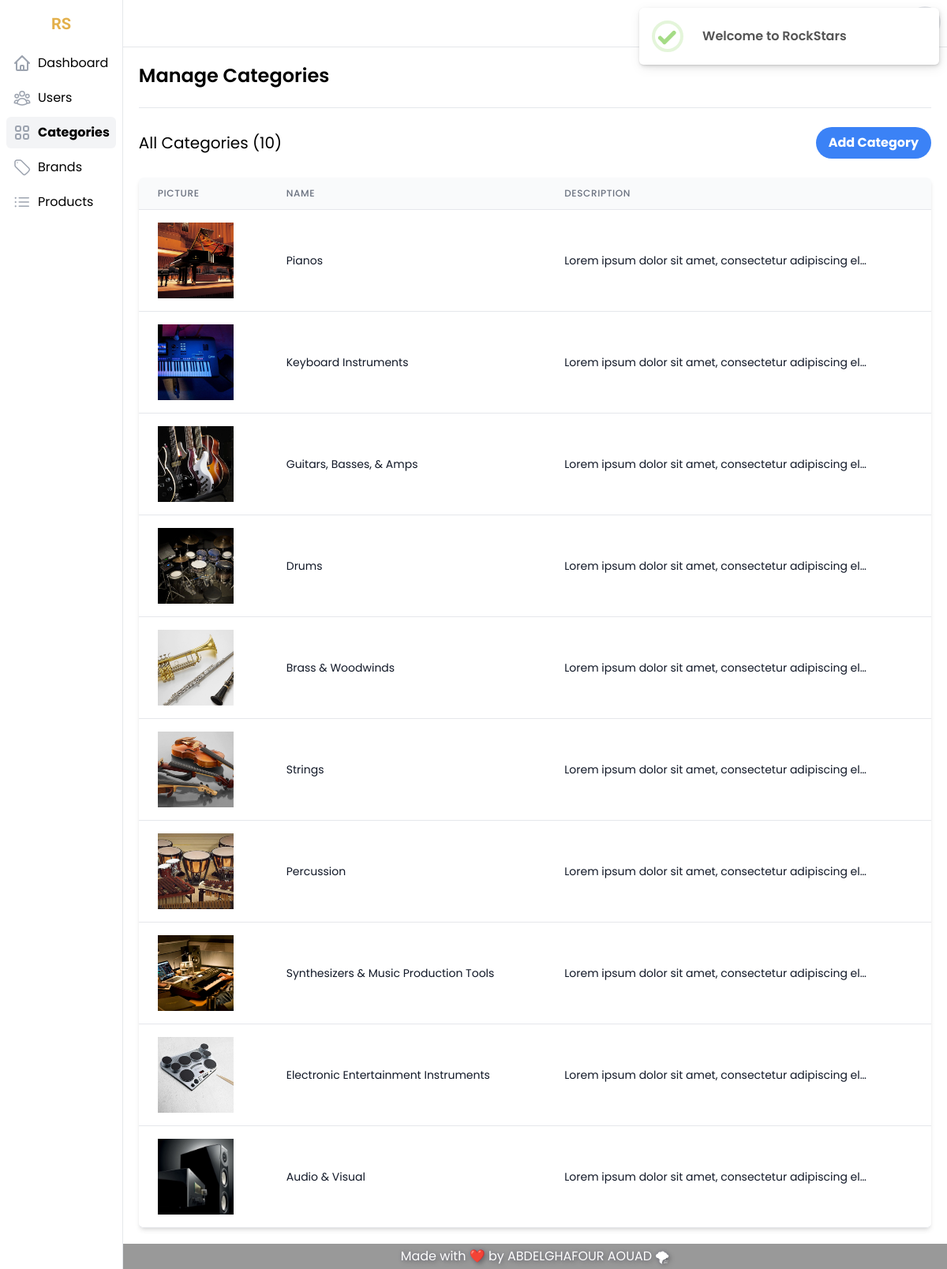
/code/categories.php (signed in), run on the app's committed database.
### tables this page shows
CREATE TABLE IF NOT EXISTS `categories` (
  `id` int NOT NULL AUTO_INCREMENT,
  `name` varchar(255) NOT NULL,
  `description` text NOT NULL,
  `picture` text NOT NULL,
  PRIMARY KEY (`id`)
);

### code/scripts.php (called while the page is built, shortened)
<?php
include_once 'connection.php';
function getAllCategories()
{
      global $conn;
      $sql = "SELECT * FROM categories";
      $res = mysqli_query($conn, $sql);
      return $res;
}
function countCategories()
{
      global $conn;
      $sql = "SELECT count(id) FROM categories ";
      $res = mysqli_fetch_assoc(mysqli_query($conn, $sql))['count(id)'];
      return $res;
}

### code/categories.php (the view, shortened to what this page needs)
<?php
include 'scripts.php';
$categories = getAllCategories();
$countCategories = countCategories();
?>
<!DOCTYPE html>
<html lang="en">
<head>
  <link rel="stylesheet" href="assets/css/main.css" />
</head>
<body class="font-Poppins">
  <div class="flex h-screen overflow-y-hidden bg-white">
    <?php
    include 'include/sidebar-dashboard.php';
    ?>
    <div class="flex flex-col flex-1 h-full overflow-hidden">
      <?php include 'include/header-dashboard.php'; ?>
      <main class="flex-1 max-h-full p-5 overflow-hidden overflow-y-scroll">
        <div class="flex flex-col items-start justify-between pb-6 space-y-4 border-b lg:items-center lg:space-y-0 lg:flex-row">
          <h1 class="text-2xl font-semibold whitespace-nowrap">Manage Categories</h1>
        </div>
        <div class="flex mt-6 items-center justify-between">
          <h3 class="text-xl">All Categories (<?= $countCategories ?>)</h3>
          <button onclick="openModal()" type="button" class="bg-blue-500 hover:bg-blue-700 text-white font-bold py-2 px-4 rounded-full">
            Add Category
          </button>
        </div>
        <div class="flex flex-col mt-6">
          <div class="-my-2 overflow-x-auto sm:-mx-6 lg:-mx-8">
            <div class="inline-block min-w-full py-2 align-middle sm:px-6 lg:px-8">
              <div class="overflow-hidden border-b border-gray-200 rounded-md shadow-md">
                <table class="min-w-full overflow-x-scroll divide-y divide-gray-200">
                  <thead class="bg-gray-50">
                    <tr>
                      <th scope="col" class="px-6 py-3 text-xs font-medium tracking-wider text-left text-gray-500 uppercase">Picture</th>
                      <th scope="col" class="px-6 py-3 text-xs font-medium tracking-wider text-left text-gray-500 uppercase">Name</th>
                      <th scope="col" class="px-6 py-3 text-xs font-medium tracking-wider text-left text-gray-500 uppercase">Description</th>
                    </tr>
                  </thead>
                  <tbody class="bg-white divide-y divide-gray-200">
                    <?php
                    foreach ($categories as  $category) { ?>
                      <tr class="transition-all hover:bg-gray-100 hover:shadow-lg" onclick="getCategory(<?= $category['id'] ?>)" id="<?= $category['id'] ?>">
                        <td class="px-6 py-4 whitespace-nowrap">
                          <div class="flex items-center">
                            <div class="flex-shrink-0 md:w-24 w-14">
                              <img class="picture" category="<?= $category['picture'] ?>" src="assets/img/categories/<?= $category['picture'] ?>" alt="" />
                            </div>
                          </div>
                        </td>
                        <td class="category px-6 py-4 whitespace-nowrap">
                          <p class="name text-sm truncate max-w-sm text-gray-900" category="<?= $category['name'] ?>"><?= $category['name'] ?></p>
                        </td>
                        <td class="category px-6 py-4 whitespace-nowrap">
                          <p class="description text-sm truncate max-w-sm text-gray-900" category="<?= $category['description'] ?>"><?= $category['description'] ?></p>
                        </td>
                      </tr>
                    <?php } ?>
                  </tbody>
                </table>
              </div>
            </div>
          </div>
        </div>
      </main>
      <footer class="py-1 bg-transparentBlack">
        <div class="container mx-auto">
          <p class="text-shadow-lg text-xs md:text-base text-center text-white">Made with ❤️ by ABDELGHAFOUR AOUAD 🌪</p>
        </div>
      </footer>
    </div>
  </div>
</body>
</html>

### data on the page
categories: picture (picture), name "Pianos", description "Lorem ipsum dolor sit amet, consectetur adipiscing el…"
categories: picture (picture), name "Keyboard Instruments", description "Lorem ipsum dolor sit amet, consectetur adipiscing el…"
categories: picture (picture), name "Guitars, Basses, & Amps", description "Lorem ipsum dolor sit amet, consectetur adipiscing el…"
categories: picture (picture), name "Drums", description "Lorem ipsum dolor sit amet, consectetur adipiscing el…"
categories: picture (picture), name "Brass & Woodwinds", description "Lorem ipsum dolor sit amet, consectetur adipiscing el…"
categories: picture (picture), name "Strings", description "Lorem ipsum dolor sit amet, consectetur adipiscing el…"
categories: picture (picture), name "Percussion", description "Lorem ipsum dolor sit amet, consectetur adipiscing el…"
categories: picture (picture), name "Synthesizers & Music Production Tools", description "Lorem ipsum dolor sit amet, consectetur adipiscing el…"
categories: picture (picture), name "Electronic Entertainment Instruments", description "Lorem ipsum dolor sit amet, consectetur adipiscing el…"
categories: picture (picture), name "Audio & Visual", description "Lorem ipsum dolor sit amet, consectetur adipiscing el…"

### other printed values
$countCategories "10"
